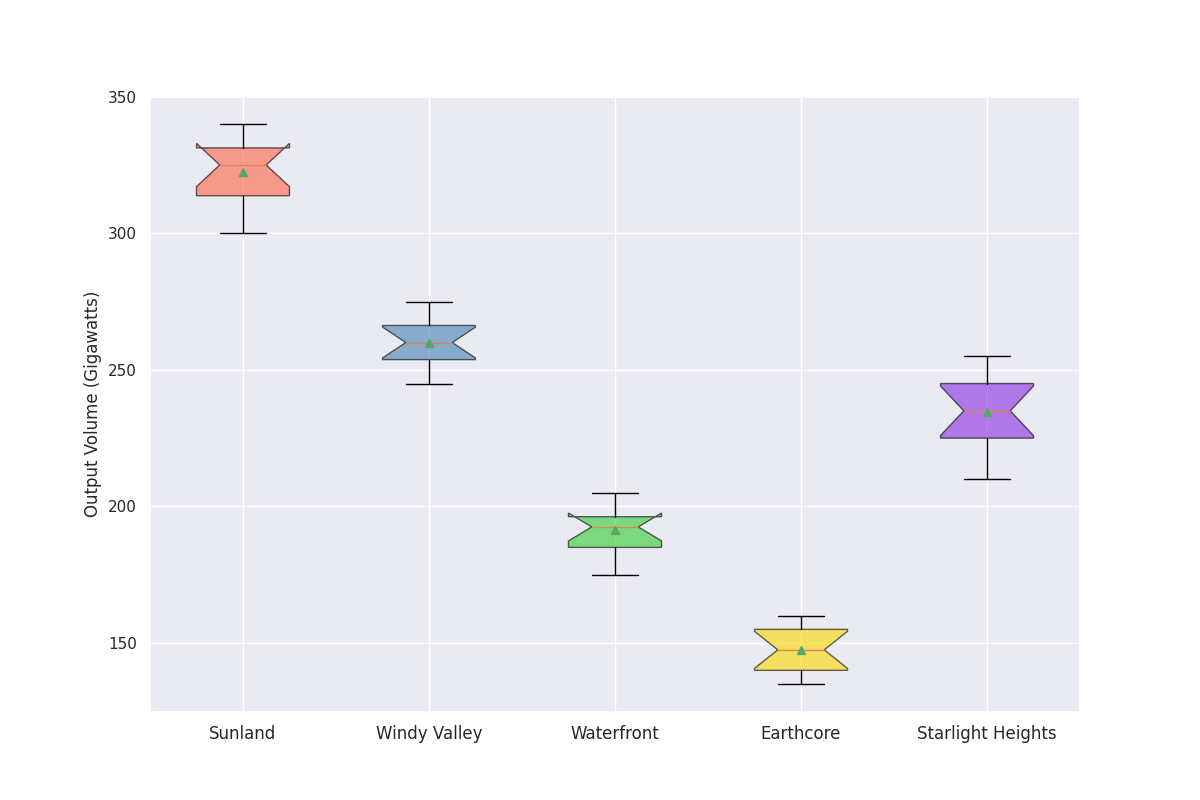

Reproduce this figure in Python.
import matplotlib.pyplot as plt
import numpy as np

regions = ['Sunland', 'Windy Valley', 'Waterfront', 'Earthcore', 'Starlight Heights']
sunland_energy = [320, 300, 310, 305, 315, 330, 335, 325, 340, 330, 325, 335]
windy_valley_energy = [250, 260, 245, 255, 265, 270, 275, 260, 255, 250, 265, 270]
waterfront_energy = [180, 190, 185, 175, 195, 200, 205, 195, 200, 190, 185, 195]
earthcore_energy = [140, 135, 145, 140, 150, 155, 160, 155, 150, 145, 140, 155]
starlight_heights_energy = [210, 220, 230, 225, 240, 235, 245, 250, 255, 245, 235, 225]

energy_data = [sunland_energy, windy_valley_energy, waterfront_energy, earthcore_energy, starlight_heights_energy]

fig, ax = plt.subplots(figsize=(12, 8))

boxplots = ax.boxplot(energy_data, vert=True, patch_artist=True, showmeans=True, notch=True)

colors = ['#FF6347', '#4682B4', '#32CD32', '#FFD700', '#8A2BE2']
for patch, color in zip(boxplots['boxes'], colors):
    patch.set(facecolor=color, alpha=0.6)

ax.set_ylabel('Output Volume (Gigawatts)', fontsize=12)
ax.set_xticks([1, 2, 3, 4, 5])
ax.set_xticklabels(regions, fontsize=12)

plt.show()
